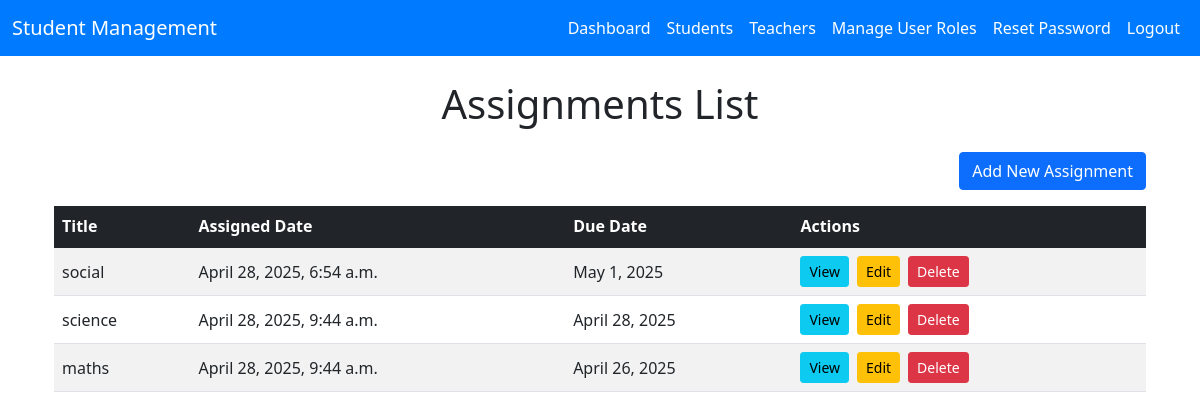
Screenshot of /adminpanel/assignments/ (signed in) with the database file from the repository.
### teachers/models.py (models this page shows, shortened)
class Assignment(models.Model):
    teacher = models.ForeignKey(Teacher, on_delete=models.CASCADE)
    title = models.CharField(max_length=255)
    description = models.TextField()
    assigned_date = models.DateTimeField(auto_now_add=True)
    due_date = models.DateField()
    students = models.ManyToManyField(Student)  # Multiple students

### adminpanel/views.py (the view)
# urls.py: path('assignments/', views.assignment_list, name='assignment_list'),
@login_required
@user_passes_test(is_admin)
def assignment_list(request):
    assignments = Assignment.objects.all()  # Get all assignments from the database
    return render(request, 'adminpanel/assignment_list.html', {'assignments': assignments})

### adminpanel/views.py (called while the page is built)
def is_admin(user):
    return user.is_authenticated and user.role == 'admin'

### templates/adminpanel/assignment_list.html
{% extends 'home/base.html' %}
{% block content %}
<div class="container mt-4">
    <h1 class="mb-4 text-center">Assignments List</h1>
    <div class="text-end mb-3">
        <a href="{% url 'adminpanel:assignment_create' %}" class="btn btn-primary">Add New Assignment</a>
    </div>
    <div class="table-responsive">
        <table class="table table-striped table-hover align-middle">
            <thead class="table-dark">
                <tr>
                    <th>Title</th>
                    <th>Assigned Date</th>
                    <th>Due Date</th>
                    <th>Actions</th>
                </tr>
            </thead>
            <tbody>
                {% for assignment in assignments %}
                    <tr>
                        <td>{{ assignment.title }}</td>
                        <td>{{ assignment.assigned_date }}</td>
                        <td>{{ assignment.due_date }}</td>
                        <td>
                            <div class="d-flex flex-wrap gap-2">
                                <a href="{% url 'adminpanel:assignment_detail' assignment.id %}" class="btn btn-sm btn-info">View</a>
                                <a href="{% url 'adminpanel:assignment_update' assignment.id %}" class="btn btn-sm btn-warning">Edit</a>
                                <a href="{% url 'adminpanel:assignment_delete' assignment.id %}" class="btn btn-sm btn-danger">Delete</a>
                            </div>
                        </td>
                    </tr>
                {% endfor %}
            </tbody>
        </table>
    </div>
</div>
{% endblock %}

### rows the page displays
Assignment: title "social", assigned_date "April 28, 2025, 6:54 a.m.", due_date "May 1, 2025"
Assignment: title "science", assigned_date "April 28, 2025, 9:44 a.m.", due_date "April 28, 2025"
Assignment: title "maths", assigned_date "April 28, 2025, 9:44 a.m.", due_date "April 26, 2025"
